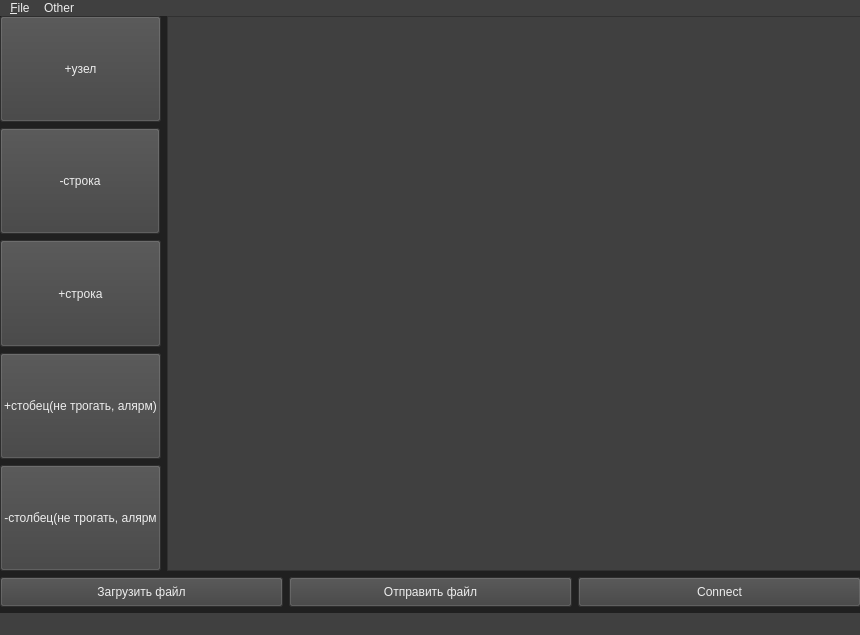
<?xml version="1.0" encoding="UTF-8"?>
<ui version="4.0">
 <class>MainWindow</class>
 <widget class="QMainWindow" name="MainWindow">
  <property name="geometry">
   <rect>
    <x>0</x>
    <y>0</y>
    <width>860</width>
    <height>635</height>
   </rect>
  </property>
  <property name="sizePolicy">
   <sizepolicy hsizetype="Fixed" vsizetype="Fixed">
    <horstretch>0</horstretch>
    <verstretch>0</verstretch>
   </sizepolicy>
  </property>
  <property name="minimumSize">
   <size>
    <width>860</width>
    <height>635</height>
   </size>
  </property>
  <property name="maximumSize">
   <size>
    <width>860</width>
    <height>635</height>
   </size>
  </property>
  <property name="windowTitle">
   <string>MainWindow</string>
  </property>
  <property name="styleSheet">
   <string notr="true"/>
  </property>
  <widget class="QWidget" name="centralwidget">
   <property name="styleSheet">
    <string notr="true">	background: #202020; </string>
   </property>
   <widget class="QWidget" name="verticalLayoutWidget_2">
    <property name="geometry">
     <rect>
      <x>0</x>
      <y>0</y>
      <width>861</width>
      <height>591</height>
     </rect>
    </property>
    <layout class="QVBoxLayout" name="verticalLayout_3">
     <property name="sizeConstraint">
      <enum>QLayout::SetMaximumSize</enum>
     </property>
     <item>
      <layout class="QHBoxLayout" name="horizontalLayout_2">
       <item>
        <layout class="QVBoxLayout" name="verticalLayout">
         <item>
          <widget class="QPushButton" name="insertChildAction">
           <property name="sizePolicy">
            <sizepolicy hsizetype="Preferred" vsizetype="Preferred">
             <horstretch>0</horstretch>
             <verstretch>0</verstretch>
            </sizepolicy>
           </property>
           <property name="styleSheet">
            <string notr="true">color: #ededed;
background-color: #404040</string>
           </property>
           <property name="text">
            <string>+узел</string>
           </property>
          </widget>
         </item>
         <item>
          <widget class="QPushButton" name="removeRowAction">
           <property name="sizePolicy">
            <sizepolicy hsizetype="Fixed" vsizetype="Preferred">
             <horstretch>0</horstretch>
             <verstretch>0</verstretch>
            </sizepolicy>
           </property>
           <property name="minimumSize">
            <size>
             <width>160</width>
             <height>0</height>
            </size>
           </property>
           <property name="styleSheet">
            <string notr="true">color: #ededed;
background-color: #404040</string>
           </property>
           <property name="text">
            <string>-строка</string>
           </property>
          </widget>
         </item>
         <item>
          <widget class="QPushButton" name="insertRowAction">
           <property name="sizePolicy">
            <sizepolicy hsizetype="Preferred" vsizetype="Preferred">
             <horstretch>0</horstretch>
             <verstretch>0</verstretch>
            </sizepolicy>
           </property>
           <property name="styleSheet">
            <string>color: #ededed;
background-color: #404040</string>
           </property>
           <property name="text">
            <string>+строка</string>
           </property>
          </widget>
         </item>
         <item>
          <widget class="QPushButton" name="insertColumnAction">
           <property name="sizePolicy">
            <sizepolicy hsizetype="Minimum" vsizetype="Preferred">
             <horstretch>0</horstretch>
             <verstretch>0</verstretch>
            </sizepolicy>
           </property>
           <property name="styleSheet">
            <string>color: #ededed;
background-color: #404040</string>
           </property>
           <property name="text">
            <string>+стобец(не трогать, алярм)</string>
           </property>
          </widget>
         </item>
         <item>
          <widget class="QPushButton" name="removeColumnAction">
           <property name="sizePolicy">
            <sizepolicy hsizetype="Minimum" vsizetype="Preferred">
             <horstretch>0</horstretch>
             <verstretch>0</verstretch>
            </sizepolicy>
           </property>
           <property name="styleSheet">
            <string>color: #ededed;
background-color: #404040</string>
           </property>
           <property name="text">
            <string>-столбец(не трогать, алярм</string>
           </property>
          </widget>
         </item>
        </layout>
       </item>
       <item>
        <widget class="QTreeView" name="treeView">
         <property name="enabled">
          <bool>true</bool>
         </property>
         <property name="font">
          <font>
           <family>Allerta</family>
          </font>
         </property>
         <property name="autoFillBackground">
          <bool>false</bool>
         </property>
         <property name="styleSheet">
          <string notr="true">QHeaderView::section {
    background-color: qlineargradient(x1:0, y1:0, x2:0, y2:1,
                                      stop:0 #616161, stop: 0.5 #505050,
                                      stop: 0.6 #434343, stop:1 #656565);
    color: white;
    padding-left: 4px;
    border: 1px solid #6c6c6c;
}
QTreeView{
	background: #404040;
	alternate-background-color: #555555;
	color:#ededed;
	
}

QTreeView::branch:has-siblings:!adjoins-item {
    border-image: url(:/vline.png) 0;
}

QTreeView::branch:has-siblings:adjoins-item {
    border-image: url(:/branch-more.png) 0;
}

QTreeView::branch:!has-children:!has-siblings:adjoins-item {
    border-image: url(:/branch-end.png) 0;
}

QTreeView::branch:has-children:!has-siblings:closed,
QTreeView::branch:closed:has-children:has-siblings {
        border-image: none;
        image: url(:/branch-closed.png);
}

QTreeView::branch:open:has-children:!has-siblings,
QTreeView::branch:open:has-children:has-siblings  {
        border-image: none;
        image: url(:/branch-open.png);
}</string>
         </property>
         <property name="frameShape">
          <enum>QFrame::StyledPanel</enum>
         </property>
         <property name="frameShadow">
          <enum>QFrame::Raised</enum>
         </property>
         <property name="alternatingRowColors">
          <bool>true</bool>
         </property>
         <property name="animated">
          <bool>true</bool>
         </property>
        </widget>
       </item>
      </layout>
     </item>
     <item>
      <layout class="QHBoxLayout" name="horizontalLayout">
       <item>
        <widget class="QPushButton" name="install">
         <property name="sizePolicy">
          <sizepolicy hsizetype="Preferred" vsizetype="Fixed">
           <horstretch>0</horstretch>
           <verstretch>0</verstretch>
          </sizepolicy>
         </property>
         <property name="minimumSize">
          <size>
           <width>0</width>
           <height>30</height>
          </size>
         </property>
         <property name="styleSheet">
          <string notr="true">color: #ededed;
background-color: #404040</string>
         </property>
         <property name="text">
          <string>Загрузить файл</string>
         </property>
        </widget>
       </item>
       <item>
        <widget class="QPushButton" name="pushButton">
         <property name="sizePolicy">
          <sizepolicy hsizetype="Preferred" vsizetype="Fixed">
           <horstretch>0</horstretch>
           <verstretch>0</verstretch>
          </sizepolicy>
         </property>
         <property name="minimumSize">
          <size>
           <width>0</width>
           <height>30</height>
          </size>
         </property>
         <property name="styleSheet">
          <string notr="true">color: #ededed;
background-color: #404040</string>
         </property>
         <property name="text">
          <string>Отправить файл</string>
         </property>
        </widget>
       </item>
       <item>
        <widget class="QPushButton" name="ConnectTo">
         <property name="sizePolicy">
          <sizepolicy hsizetype="Preferred" vsizetype="Fixed">
           <horstretch>0</horstretch>
           <verstretch>0</verstretch>
          </sizepolicy>
         </property>
         <property name="minimumSize">
          <size>
           <width>0</width>
           <height>30</height>
          </size>
         </property>
         <property name="styleSheet">
          <string notr="true">color: #ededed;
background-color: #404040</string>
         </property>
         <property name="text">
          <string>Connect</string>
         </property>
        </widget>
       </item>
      </layout>
     </item>
    </layout>
   </widget>
  </widget>
  <widget class="QMenuBar" name="menubar">
   <property name="geometry">
    <rect>
     <x>0</x>
     <y>0</y>
     <width>860</width>
     <height>17</height>
    </rect>
   </property>
   <property name="styleSheet">
    <string notr="true">QMenuBar {
	    color: #ededed;
    background-color: #404040
}

QMenuBar::item {
    spacing: 3px; /* spacing between menu bar items */
    padding: 1px 4px;
    background: transparent;
}

QMenuBar::item:selected { /* when selected using mouse or keyboard */
    background: #575757;
}

QMenuBar::item:pressed {
    background: #888888;
}</string>
   </property>
   <widget class="QMenu" name="menu_flie">
    <property name="styleSheet">
     <string notr="true">QMenu {
    color: #ededed;
	background: #353535;  /* sets background of the menu */
    border: 1px solid black;
}

QMenu::item {
    /* sets background of menu item. set this to something non-transparent
        if you want menu color and menu item color to be different */
    background-color: transparent;
}

QMenu::item:selected { /* when user selects item using mouse or keyboard */
    background-color: #2F4F4F;
}</string>
    </property>
    <property name="title">
     <string>&amp;File</string>
    </property>
    <addaction name="action_Save"/>
    <addaction name="action_Open"/>
   </widget>
   <widget class="QMenu" name="menuOther">
    <property name="styleSheet">
     <string notr="true">QMenu {
    color: #ededed;
	background: #353535;  /* sets background of the menu */
    border: 1px solid black;
}

QMenu::item {
    /* sets background of menu item. set this to something non-transparent
        if you want menu color and menu item color to be different */
    background-color: transparent;
}

QMenu::item:selected { /* when user selects item using mouse or keyboard */
    background-color: #2F4F4F;
}</string>
    </property>
    <property name="title">
     <string>Other</string>
    </property>
    <addaction name="actionShow_chart"/>
   </widget>
   <addaction name="menu_flie"/>
   <addaction name="menuOther"/>
  </widget>
  <widget class="QStatusBar" name="statusbar">
   <property name="styleSheet">
    <string notr="true">color: #ededed;
background-color: #404040</string>
   </property>
  </widget>
  <action name="action_Save">
   <property name="text">
    <string>&amp;Save</string>
   </property>
  </action>
  <action name="action_Open">
   <property name="text">
    <string>&amp;Open</string>
   </property>
  </action>
  <action name="actionShow_Chart">
   <property name="text">
    <string>Show Chart</string>
   </property>
  </action>
  <action name="actionShow_chart">
   <property name="text">
    <string>Show chart</string>
   </property>
  </action>
 </widget>
 <resources/>
 <connections/>
</ui>
